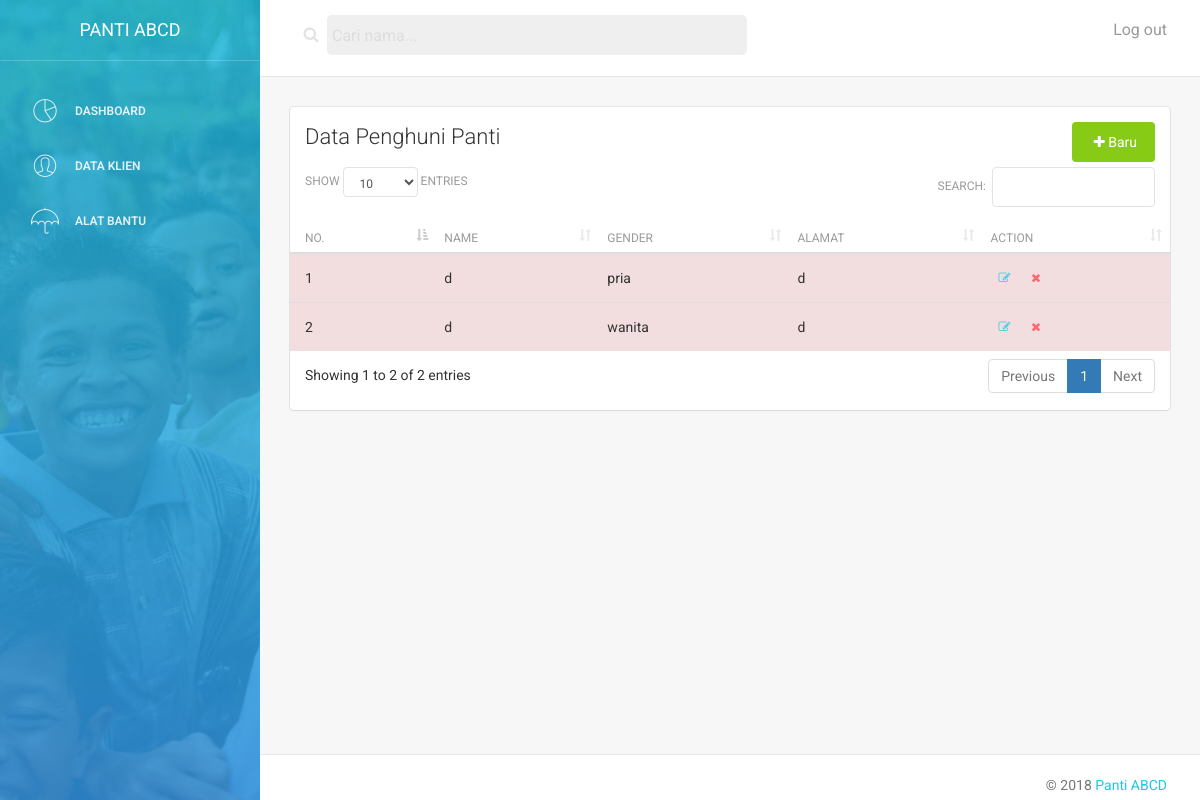
Page /?act=data-klien (signed in) on the earlier database version.
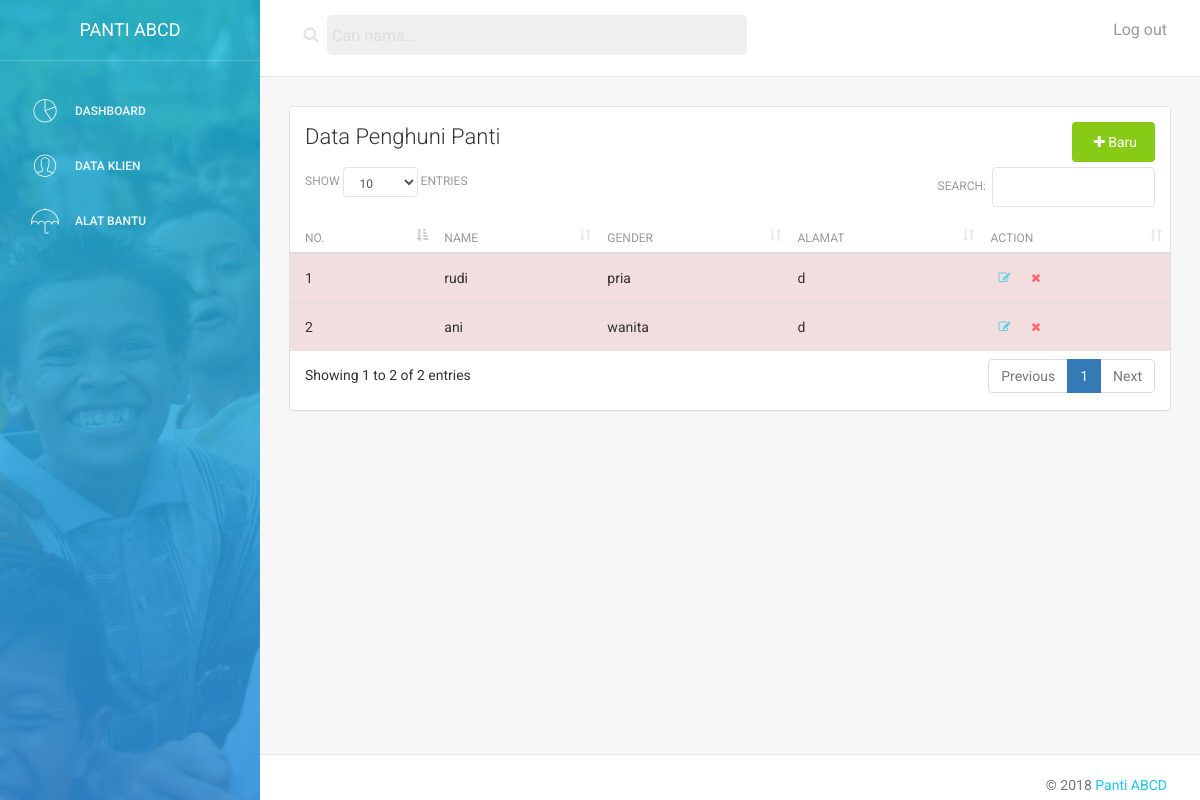
Same page on the later database version.
### tables this page shows
CREATE TABLE `biodata` (
  `id` int(11) NOT NULL,
  `nomor_identifikasi` varchar(25) NOT NULL,
  `id_klien_lv` varchar(25) NOT NULL,
  `nama` varchar(50) NOT NULL,
  `jenis_kelamin` enum('pria','wanita') NOT NULL,
  `akta_kelahiran` varchar(30) NOT NULL,
  `ktp` varchar(30) NOT NULL,
  `no_kk` varchar(30) NOT NULL,
  `nik` varchar(25) NOT NULL,
  `alamat` varchar(350) NOT NULL,
  `rt` varchar(5) NOT NULL,
  `rw` varchar(5) NOT NULL,
  `kota` varchar(25) NOT NULL,
  `kec` varchar(25) NOT NULL,
  `kelurahan` varchar(25) NOT NULL,
  `telp_rumah` varchar(20) NOT NULL,
  `hp1` varchar(150) NOT NULL,
  `hp2` varchar(150) NOT NULL,
  `asuransi_kesehatan` varchar(25) NOT NULL,
  `sumber_informasi` varchar(50) NOT NULL,
  `sponsor` varchar(50) NOT NULL,
  `detail_pendidikan` varchar(500) NOT NULL,
  `detail_profesi` varchar(500) NOT NULL,
  `detail_ayah` varchar(350) NOT NULL,
  `detail_ibu` varchar(350) NOT NULL,
  `detail_wali` varchar(350) NOT NULL,
  `created_at` timestamp NOT NULL DEFAULT CURRENT_TIMESTAMP,
  `deleted_at` timestamp NULL DEFAULT NULL
);

### config/app.php (called while the page is built)
<?php
$app_url = "http://localhost/penghuni-panti";

### page/client/data_klien.php (the view, shortened to what this page needs)
<?php
$sql = "select id, nama, jenis_kelamin, alamat from biodata where deleted_at is null order by id desc";
$query = mysqli_query($conx, $sql) or die(mysqli_error($conx));
 ?>
<div class="content">
    <div class="container-fluid">
        <div class="row">
            <div class="col-md-12">
                <div class="card">
                    <div class="header">
                        <h4 class="title">Data Penghuni Panti <a href="?act=tambah" class="btn btn-success btn-fill pull-right"><i class="fa fa-plus"></i>Baru</a></h4>
                    </div>
                    <div class="content table-responsive table-full-width">
                        <table class="table table-hover table-striped" id="tamu_internasionalTable">
                            <thead>
                                <tr>
                                    <th>No.</th>
                                    <th>Name</th>
                                    <th>Gender</th>
                                    <th>Alamat</th>
                                    <th>Action</th>
                                </tr>
                            </thead>
                            <tbody>
                                <?php
                                $i=1;
                                while ($member = mysqli_fetch_object($query)) {
                                    ?>
                                    <tr class="danger">
                                        <td><?php echo $i++ ?></td>
                                        <td><?php echo $member->nama ?></td>
                                        <td><?php echo $member->jenis_kelamin ?></td>
                                        <td><?php echo $member->alamat ?></td>
                                        <td><a href="?act=asessmen&id=<?php echo $member->id ?>" class="btn btn-info btn-simple btn-xs"><i class="fa fa-edit"></i></a>
                                            <a href="#" class="btn btn-danger btn-simple btn-xs" data-toggle="modal" data-target="#confirmDelete" data-name="<?php echo $member->nama ?>" data-id="<?php echo $member->id ?>"><i class="fa fa-times"></i></a></td>
                                    </tr>
                                    <?php
                                }
                                 ?>
                                </tbody>
                            </table>
                        </div>
                    </div>
                </div>
            </div>
        </div>
    </div>

### index.php (shortened to what this page needs)
<?php
include('config/db.php');
include('config/app.php');
	$act = '';
	if (isset($_GET['act'])) {
		$act = $_GET['act'];
	}
	if (!isset($_SESSION['idm'])) {
		include("page/default/header_login.php");
				include('page/default/login.php');
		include("page/default/footer_login.php");
	} else {
		include('page/default/header.php');
		switch ($act) {
			case 'data-klien':
				include("page/client/data_klien.php");
				break;
		}
		include("page/default/footer.php");
	}
?>

### page/default/header.php (shortened to what this page needs)
<!doctype html>
<html lang="en">
<head>
    <link href="assets/css/bootstrap.min.css" rel="stylesheet" />
    <link href="assets/css/animate.min.css" rel="stylesheet"/>
    <link href="assets/css/light-bootstrap-dashboard.css" rel="stylesheet"/>
    <link href="assets/css/font-awesome.min.css" rel="stylesheet">
    <link href="assets/css/pe-icon-7-stroke.css" rel="stylesheet" />
    <link rel="stylesheet" href="assets/css/dataTables.bootstrap.min.css">
</head>
<body>
    <div class="wrapper">
        <div class="sidebar" data-color="azure" data-image="assets/img/bg.jpg">
    <div class="sidebar-wrapper">
        <div class="logo">
            <a href="" class="simple-text">
                Panti ABCD
            </a>
        </div>
        <ul class="nav">
            <li>
                <a href="<?php echo $app_url ?>">
                    <i class="pe-7s-graph"></i>
                    <p>Dashboard</p>
                </a>
            </li>
            <li>
                <a href="<?php echo $app_url ?>/?act=data-klien">
                    <i class="pe-7s-user"></i>
                    <p>Data Klien</p>
                </a>
            </li>
            <li>
                <a href="<?php echo $app_url ?>/?act=alat-bantu">
                    <i class="pe-7s-umbrella"></i>
                    <p>Alat Bantu</p>
                </a>
            </li>
        </ul>
    </div>
</div>
<div class="main-panel">
    <nav class="navbar navbar-default navbar-fixed">
        <div class="container-fluid">
            <div class="collapse navbar-collapse">
                <form class="navbar-form navbar-left navbar-search-form" role="search">
                    <div class="input-group">
                        <span class="input-group-addon"><i class="fa fa-search"></i></span>
                        <input name="q" type="text" value="" class="form-control" placeholder="Cari nama...">
                    </div>
                </form>
                <ul class="nav navbar-nav navbar-right">
                    <li>
                        <a href="?act=logout">
                            Log out
                        </a>
                    </li>
                </ul>
            </div>
        </div>
    </nav>

### page/default/footer.php (shortened to what this page needs)
<footer class="footer">
            <div class="container-fluid">
                <p class="copyright pull-right">
                    &copy; 2018 <a href="http://www.google.com">Panti ABCD</a>
                </p>
            </div>
        </footer>
    </div>
</div>
</body>
</html>

Differences in the rows shown:
changed biodata "pria": nama "d" → "rudi"
changed biodata "wanita": nama "d" → "ani"
